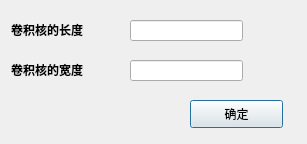
<?xml version="1.0" encoding="UTF-8"?>
<ui version="4.0">
 <class>MyDialog</class>
 <widget class="QDialog" name="MyDialog">
  <property name="geometry">
   <rect>
    <x>0</x>
    <y>0</y>
    <width>307</width>
    <height>144</height>
   </rect>
  </property>
  <property name="minimumSize">
   <size>
    <width>307</width>
    <height>144</height>
   </size>
  </property>
  <property name="maximumSize">
   <size>
    <width>307</width>
    <height>144</height>
   </size>
  </property>
  <property name="windowTitle">
   <string>均值滤波选项</string>
  </property>
  <widget class="QLineEdit" name="Len_lineEdit">
   <property name="geometry">
    <rect>
     <x>130</x>
     <y>20</y>
     <width>113</width>
     <height>21</height>
    </rect>
   </property>
  </widget>
  <widget class="QLineEdit" name="Wide_lineEdit">
   <property name="geometry">
    <rect>
     <x>130</x>
     <y>60</y>
     <width>113</width>
     <height>21</height>
    </rect>
   </property>
  </widget>
  <widget class="QLabel" name="L_label">
   <property name="geometry">
    <rect>
     <x>11</x>
     <y>20</y>
     <width>111</width>
     <height>20</height>
    </rect>
   </property>
   <property name="font">
    <font>
     <weight>75</weight>
     <bold>true</bold>
    </font>
   </property>
   <property name="text">
    <string>卷积核的长度</string>
   </property>
  </widget>
  <widget class="QLabel" name="W_label">
   <property name="geometry">
    <rect>
     <x>11</x>
     <y>60</y>
     <width>101</width>
     <height>20</height>
    </rect>
   </property>
   <property name="font">
    <font>
     <weight>75</weight>
     <bold>true</bold>
    </font>
   </property>
   <property name="text">
    <string>卷积核的宽度</string>
   </property>
  </widget>
  <widget class="QPushButton" name="ConfirmButton">
   <property name="geometry">
    <rect>
     <x>190</x>
     <y>100</y>
     <width>93</width>
     <height>28</height>
    </rect>
   </property>
   <property name="text">
    <string>确定</string>
   </property>
  </widget>
 </widget>
 <resources/>
 <connections/>
</ui>
